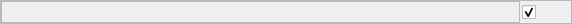
<ui version="4.0" >
 <class>Frame</class>
 <widget class="QFrame" name="Frame" >
  <property name="geometry" >
   <rect>
    <x>0</x>
    <y>0</y>
    <width>572</width>
    <height>24</height>
   </rect>
  </property>
  <property name="sizePolicy" >
   <sizepolicy vsizetype="Maximum" hsizetype="Preferred" >
    <horstretch>0</horstretch>
    <verstretch>0</verstretch>
   </sizepolicy>
  </property>
  <property name="minimumSize" >
   <size>
    <width>0</width>
    <height>0</height>
   </size>
  </property>
  <property name="maximumSize" >
   <size>
    <width>16777215</width>
    <height>16777215</height>
   </size>
  </property>
  <property name="windowTitle" >
   <string>Frame</string>
  </property>
  <property name="frameShape" >
   <enum>QFrame::StyledPanel</enum>
  </property>
  <property name="frameShadow" >
   <enum>QFrame::Raised</enum>
  </property>
  <layout class="QHBoxLayout" name="horizontalLayout" >
   <property name="spacing" >
    <number>2</number>
   </property>
   <property name="margin" >
    <number>0</number>
   </property>
   <item>
    <widget class="PhrasesListData" name="list" >
     <property name="sizePolicy" >
      <sizepolicy vsizetype="Expanding" hsizetype="Expanding" >
       <horstretch>0</horstretch>
       <verstretch>0</verstretch>
      </sizepolicy>
     </property>
     <property name="minimumSize" >
      <size>
       <width>0</width>
       <height>22</height>
      </size>
     </property>
     <property name="focusPolicy" >
      <enum>Qt::ClickFocus</enum>
     </property>
     <property name="contextMenuPolicy" >
      <enum>Qt::NoContextMenu</enum>
     </property>
     <property name="toolTip" >
      <string>Разметка</string>
     </property>
     <property name="frameShape" >
      <enum>QFrame::StyledPanel</enum>
     </property>
     <property name="frameShadow" >
      <enum>QFrame::Raised</enum>
     </property>
    </widget>
   </item>
   <item>
    <widget class="QCheckBox" name="checkBoxEnable" >
     <property name="minimumSize" >
      <size>
       <width>49</width>
       <height>0</height>
      </size>
     </property>
     <property name="maximumSize" >
      <size>
       <width>49</width>
       <height>16</height>
      </size>
     </property>
     <property name="contextMenuPolicy" >
      <enum>Qt::NoContextMenu</enum>
     </property>
     <property name="toolTip" >
      <string>Включить/выключить разметку</string>
     </property>
     <property name="text" >
      <string/>
     </property>
     <property name="checked" >
      <bool>true</bool>
     </property>
    </widget>
   </item>
  </layout>
 </widget>
 <customwidgets>
  <customwidget>
   <class>PhrasesListData</class>
   <extends>QFrame</extends>
   <header>phraseslistdata/phraseslistdata.h</header>
   <container>1</container>
  </customwidget>
 </customwidgets>
 <resources/>
 <connections/>
</ui>
